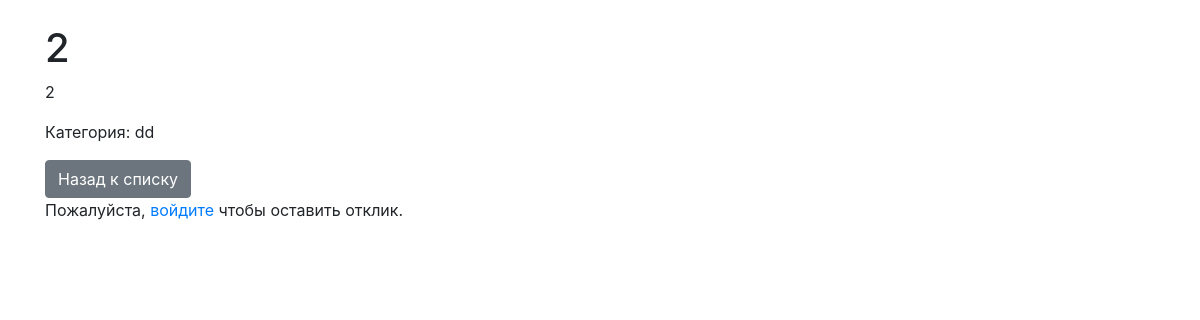
Page /app/announcement/1/ on the earlier database version.
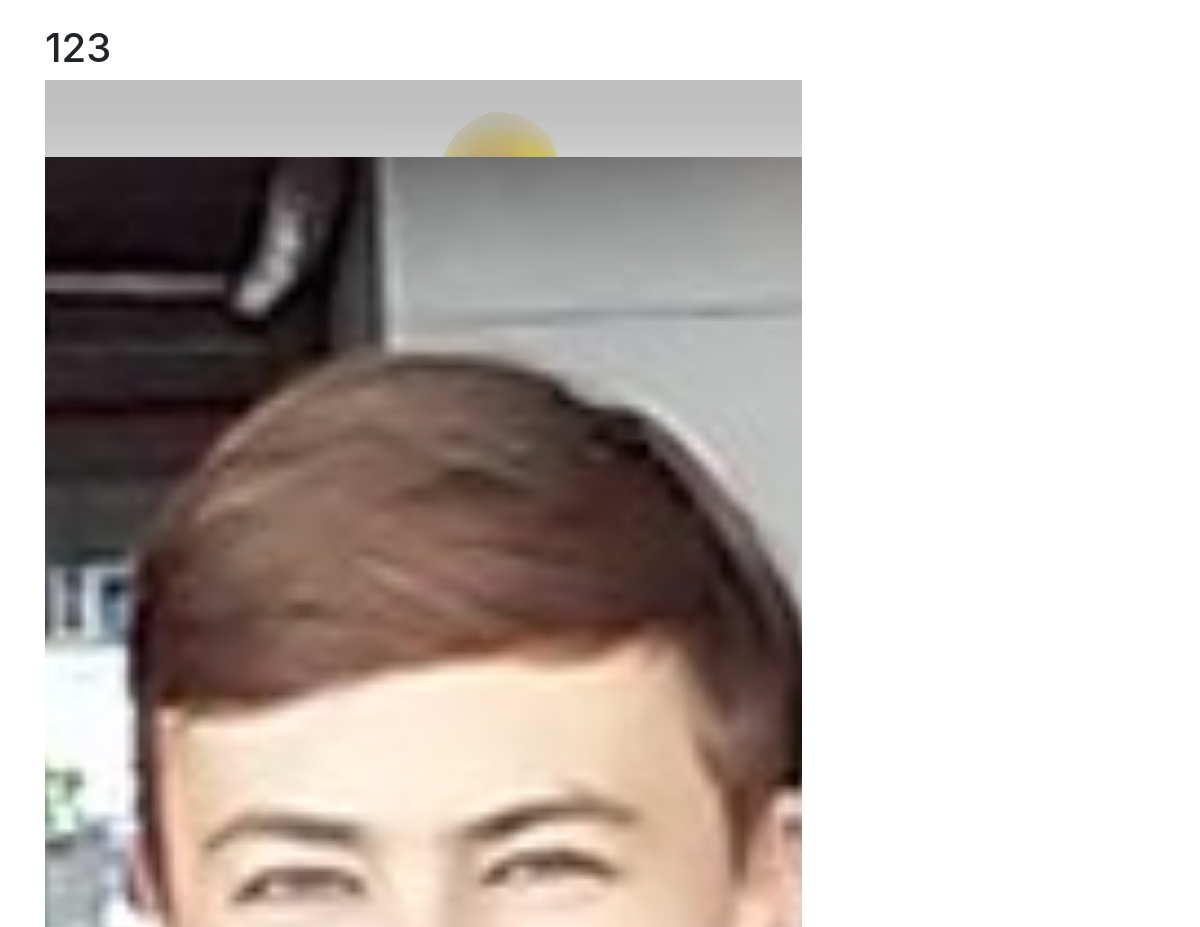
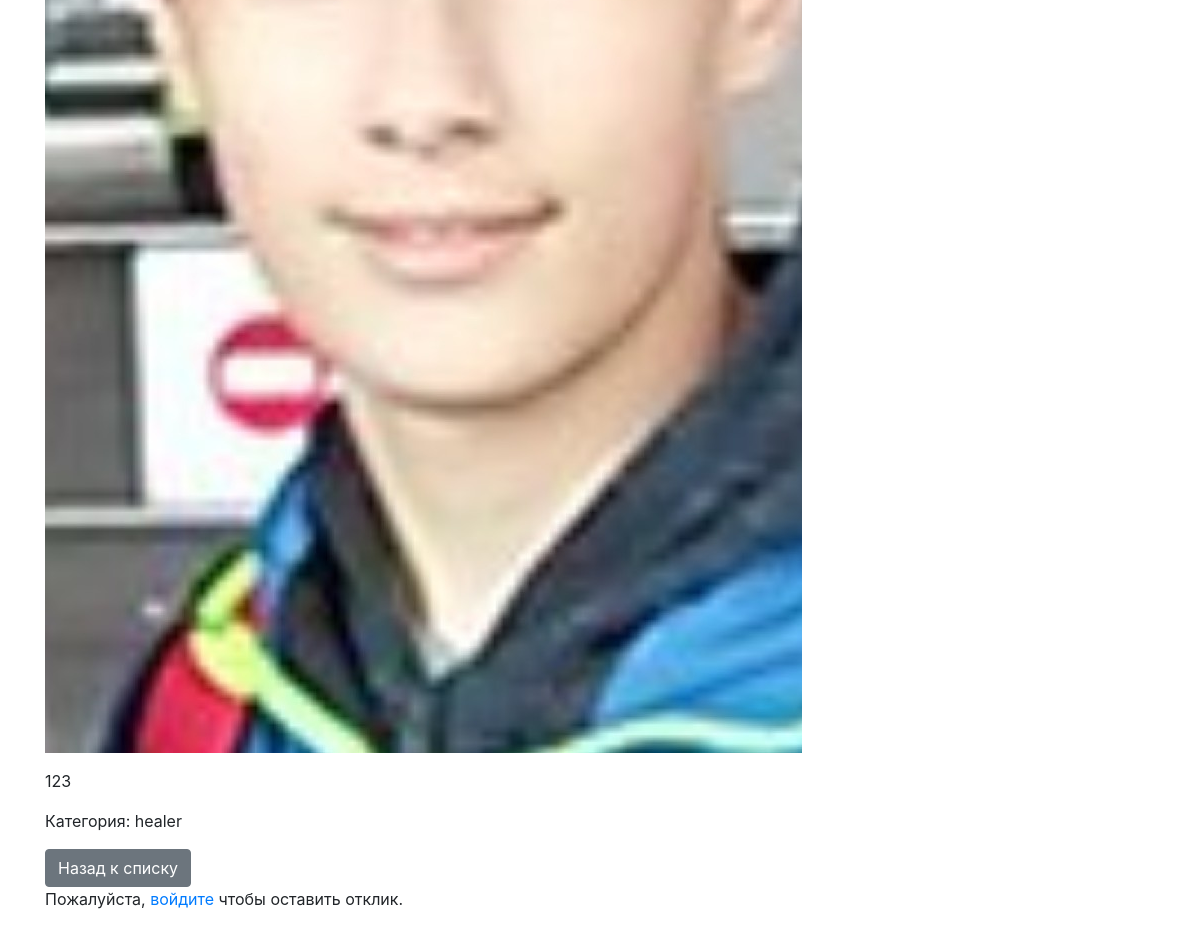
Same page on the later database version (2 pictures, top to bottom).
### app/models.py (models this page shows, shortened)
class Announcement(models.Model):
    title = models.CharField(max_length=200)
    content = models.TextField()
    category = models.ForeignKey(Category, on_delete=models.CASCADE, related_name='announcements')
    author = models.ForeignKey(User, on_delete=models.CASCADE, related_name='announcements')
    image = models.ImageField(upload_to='images/', blank=True, null=True)
    video_url = models.URLField(blank=True, null=True)
    created_at = models.DateTimeField(auto_now_add=True)
    updated_at = models.DateTimeField(auto_now=True)

class Category(models.Model):
    name = models.CharField(max_length=200)
    subscribers = models.ManyToManyField(User, related_name='subscribed_categories')

### app/views.py (the view)
# urls.py: path('announcement/<int:pk>/', views.AnnouncementDetailView.as_view(), name='announcement-detail'),
class AnnouncementDetailView(DetailView):
    model = Announcement
    template_name = 'announcements/detail.html'
    context_object_name = 'announcement'

### app/templates/announcements/detail.html (shortened to what this page needs)
<!DOCTYPE html>
<html lang="en">
<head>
    <link rel="stylesheet" href="https://stackpath.bootstrapcdn.com/bootstrap/4.5.2/css/bootstrap.min.css">
</head>
<body>
    <div class="container mt-4">
        <h1>{{ announcement.title }}</h1>
        {% if announcement.image %}
            <img src="{{ announcement.image.url }}" alt="{{ announcement.title }}" class="img-fluid mb-3">
        {% endif %}
        <p>{{ announcement.content }}</p>
        <p>Категория: {{ announcement.category.name }}</p>
        <a href="{% url 'announcement-list' %}" class="btn btn-secondary">Назад к списку</a>
        {% if user.is_authenticated %}
            <h2>Оставить отклик</h2>
            <form method="post" action="{% url 'response_create' announcement.pk %}">
                {% csrf_token %}
                {{ form.as_p }}
                <button type="submit" class="btn btn-primary">Отправить отклик</button>
            </form>
        {% else %}
            <p>Пожалуйста, <a href="{% url 'login' %}">войдите</a> чтобы оставить отклик.</p>
        {% endif %}
    </div>
</body>
</html>

Differences in the rows shown:
changed Announcement: title "2" → "123"; image: picture added; content "2" → "123"; category.name "dd" → "healer"
